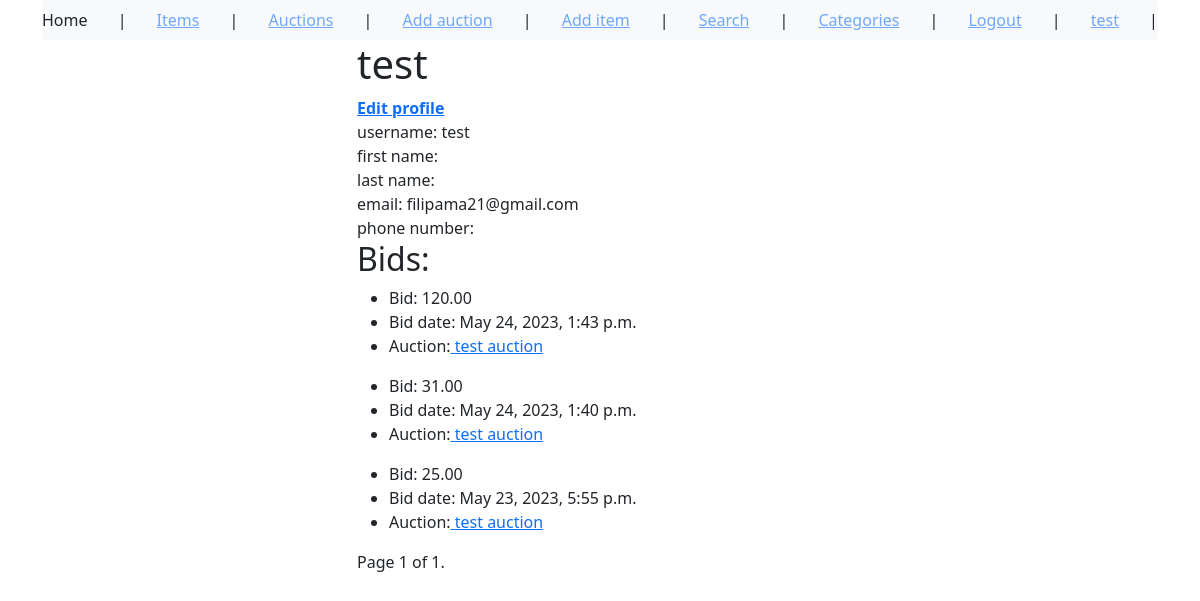
The app's page /user/test, older data.
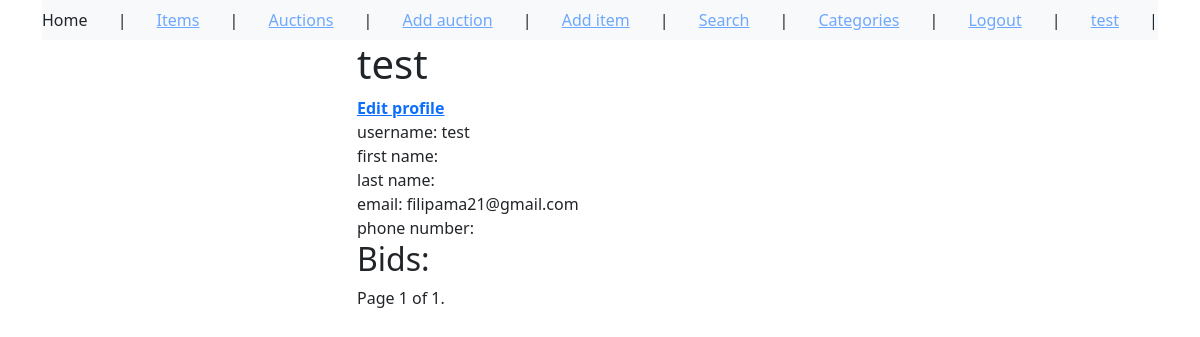
The same page, newer data.
### auctions/models.py (models this page shows)
class Bid(models.Model):
    amount = models.DecimalField(max_digits=10, decimal_places=2)
    time = models.DateTimeField(auto_now_add=True)
    auction = models.ForeignKey(Auction, on_delete=models.CASCADE)
    bidder = models.ForeignKey(User, on_delete=models.CASCADE)

class Auction(models.Model):
    CHOICES = (
        ('available', 'available'),
        ('expired', 'expired'),
        ('sold', 'sold'),
    )
    name = models.CharField(max_length=255)
    item = models.ForeignKey(Item, on_delete=models.CASCADE)
    min_price = models.DecimalField(max_digits=10, decimal_places=2)
    buy_now_price = models.DecimalField(max_digits=10, decimal_places=2, null=True, blank=True)
    end_date = models.DateTimeField()
    seller = models.ForeignKey(User, on_delete=models.CASCADE, related_name='seller')
    buyer = models.ForeignKey(User, on_delete=models.CASCADE, blank=True, related_name='buyer', null=True)
    status = models.CharField(choices=CHOICES, default='available', max_length=64)
    def __str__(self):
        return self.name

### auctions/views.py (the view)
# urls.py: path('user/<str:username>', auctions.UserProfile.as_view()),
class UserProfile(View):
    def get(self, request, *args, **kwargs):
        username = kwargs['username']   # Get user profile from the URL
        user = User.objects.get(username=username)  # Get user data
        bids = Bid.objects.filter(bidder=user).order_by('-time')  # Get every user bids
        paginator = Paginator(bids, 3)
        page_number = request.GET.get('page')
        page_obj = paginator.get_page(page_number)
        context = {
            'user': user,
            'bids': page_obj,
        }
        try:
            user_account = Account.objects.get(user=user)
            context['user_account'] = user_account
            return render(request, 'auctions/user_profile.html', context)
        except:
            user_account = Account.objects.create(user=user)
            context['user_account'] = user_account
            return render(request, 'auctions/user_profile.html', context)

### templates/auctions/user_profile.html (shortened to what this page needs)
{% extends 'auctions/base_template.html' %}
{% block content %}
<h1>{{ user.username }}</h1><a href="/edit-profile/{{ user.id }}"><b>Edit profile</b></a><br>
username: {{ user.username }} <br>
first name: {{ user.first_name }} <br>
last name: {{ user.last_name }} <br>
email: {{ user.email }} <br>
phone number:{% if user_account.phone_number %} {{ user_account.phone_number }} {% endif %}<br>
<h2>Bids:</h2>
{% for bid in bids %}
<ul>
<li>Bid: {{ bid.amount }}</li>
<li>Bid date: {{ bid.time }} </li>
<li>Auction:<a href="/auction/{{ bid.auction.id }}"> {{ bid.auction }}</a></li>
</ul>
{% endfor %}
<div class="pagination">
    <span class="step-links">
        <span class="current">
            Page {{ bids.number }} of {{ bids.paginator.num_pages }}.
        </span>
    </span>
</div>
{% endblock %}

Row changes from the older to the newer data that the page shows:
removed Bid: amount "120.00", time "May 24, 2023, 1:43 p.m.", auction "test auction"
removed Bid: amount "31.00", time "May 24, 2023, 1:40 p.m.", auction "test auction"
removed Bid: amount "25.00", time "May 23, 2023, 5:55 p.m.", auction "test auction"
